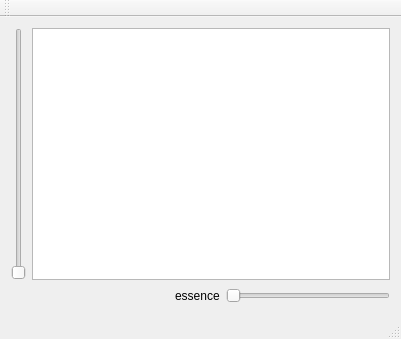
<?xml version="1.0" encoding="UTF-8"?>
<ui version="4.0">
 <class>MainWindow</class>
 <widget class="QMainWindow" name="MainWindow">
  <property name="geometry">
   <rect>
    <x>0</x>
    <y>0</y>
    <width>401</width>
    <height>339</height>
   </rect>
  </property>
  <property name="windowTitle">
   <string>MainWindow</string>
  </property>
  <widget class="QWidget" name="centralWidget">
   <layout class="QHBoxLayout" name="horizontalLayout_3">
    <item>
     <layout class="QVBoxLayout" name="verticalLayout">
      <item>
       <layout class="QHBoxLayout" name="horizontalLayout">
        <item>
         <widget class="QSlider" name="verticalSlider">
          <property name="orientation">
           <enum>Qt::Vertical</enum>
          </property>
         </widget>
        </item>
        <item>
         <widget class="QGraphicsView" name="graphicsView"/>
        </item>
       </layout>
      </item>
      <item>
       <layout class="QHBoxLayout" name="horizontalLayout_2">
        <item>
         <spacer name="horizontalSpacer">
          <property name="orientation">
           <enum>Qt::Horizontal</enum>
          </property>
          <property name="sizeHint" stdset="0">
           <size>
            <width>40</width>
            <height>20</height>
           </size>
          </property>
         </spacer>
        </item>
        <item>
         <widget class="QLabel" name="label">
          <property name="text">
           <string>essence</string>
          </property>
         </widget>
        </item>
        <item>
         <widget class="QSlider" name="Slider_essence">
          <property name="orientation">
           <enum>Qt::Horizontal</enum>
          </property>
         </widget>
        </item>
       </layout>
      </item>
     </layout>
    </item>
   </layout>
  </widget>
  <widget class="QMenuBar" name="menuBar">
   <property name="geometry">
    <rect>
     <x>0</x>
     <y>0</y>
     <width>401</width>
     <height>22</height>
    </rect>
   </property>
  </widget>
  <widget class="QToolBar" name="mainToolBar">
   <attribute name="toolBarArea">
    <enum>TopToolBarArea</enum>
   </attribute>
   <attribute name="toolBarBreak">
    <bool>false</bool>
   </attribute>
  </widget>
  <widget class="QStatusBar" name="statusBar"/>
 </widget>
 <layoutdefault spacing="6" margin="11"/>
 <resources/>
 <connections/>
</ui>
